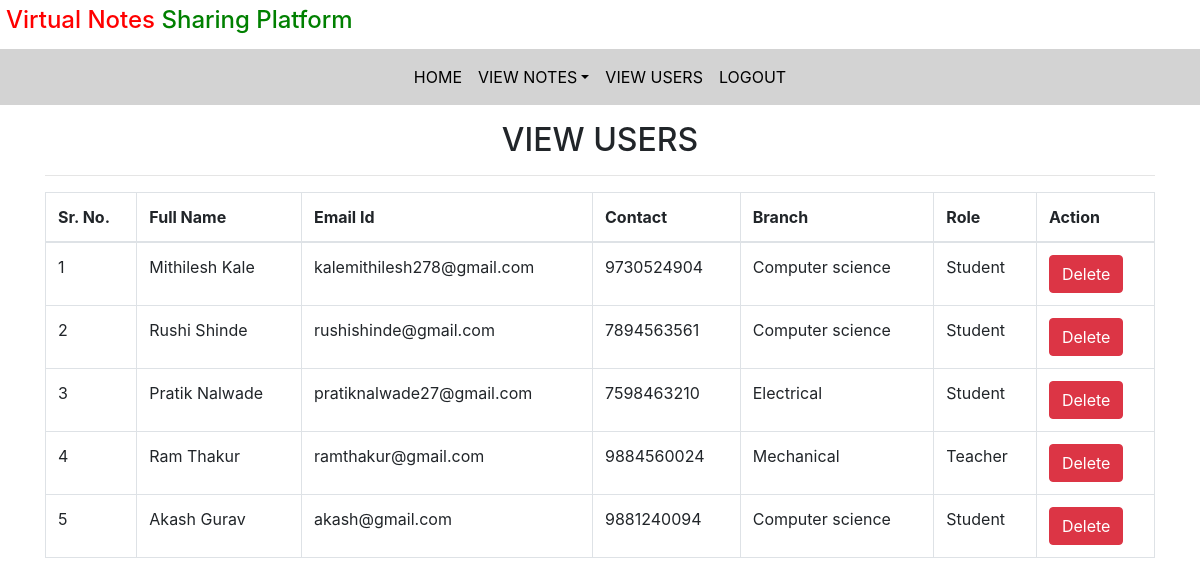
Page /view_users/ (signed in) on the committed database.
### notes/models.py (models this page shows, shortened)
class Signup(models.Model):
    objects = None
    user = models.ForeignKey(User,on_delete=models.CASCADE)
    contact = models.CharField(max_length=10,null=True)
    branch = models.CharField(max_length=30)
    role = models.CharField(max_length=15)

### notes/views.py (the view)
# urls.py: path('view_users/',view_users, name='view_users'),
def view_users(request):
    if not request.user.is_authenticated:
        return redirect('login_admin')
    users = Signup.objects.all()
    d = {'users':users}
    return render(request, 'view_users.html', d)

### notes/Templates/view_users.html (shortened to what this page needs)
{% extends 'admin_nav.html' %}
{% load static %}
{% block body %}
<link rel="stylesheet" href="https://cdnjs.cloudflare.com/ajax/libs/twitter-bootstrap/4.5.2/css/bootstrap.css">
<link rel="stylesheet" href="https://cdn.datatables.net/2.0.4/css/dataTables.bootstrap4.css">
<div class="container mt-3 mb-3">
     <h2 class="text-center">VIEW USERS</h2>
            <hr>
<table class="table table-bordered" id="example">
    <thead>
    <tr>
      <th> Sr. No.</th>
       <th>Full Name</th>
        <th>Email Id</th>
        <th>Contact</th>
        <th>Branch</th>
        <th>Role</th>
        <th> Action</th>
    </tr>
    </thead>
    {% for i in users %}
    <tr>
        <td>{{forloop.counter}}</td>
        <td style="text-transform : capitalize">{{i.user.first_name}} {{i.user.last_name}}</td>
         <td>{{i.user.username}}</td>
         <td>{{i.contact}}</td>
         <td>{{i.branch}}</td>
         <td>{{i.role}}</td>
         <td><a href="{% url 'delete_users' i.user.id %}" class="btn btn-danger" onclick="return confirm('Are You sure?')">Delete</a></td>
    </tr>
    {% endfor %}
</table>
</div>
{% endblock %}

### rows in the picture
Signup: user.first_name "Mithilesh", user.last_name "Kale", user.username "kalemithilesh278@gmail.com", contact "9730524904", branch "Computer science", role "Student"
Signup: user.first_name "Rushi", user.last_name "Shinde", user.username "rushishinde@gmail.com", contact "7894563561", branch "Computer science", role "Student"
Signup: user.first_name "Pratik", user.last_name "Nalwade", user.username "pratiknalwade27@gmail.com", contact "7598463210", branch "Electrical", role "Student"
Signup: user.first_name "Ram", user.last_name "Thakur", user.username "ramthakur@gmail.com", contact "9884560024", branch "Mechanical", role "Teacher"
Signup: user.first_name "Akash", user.last_name "Gurav", user.username "akash@gmail.com", contact "9881240094", branch "Computer science", role "Student"
